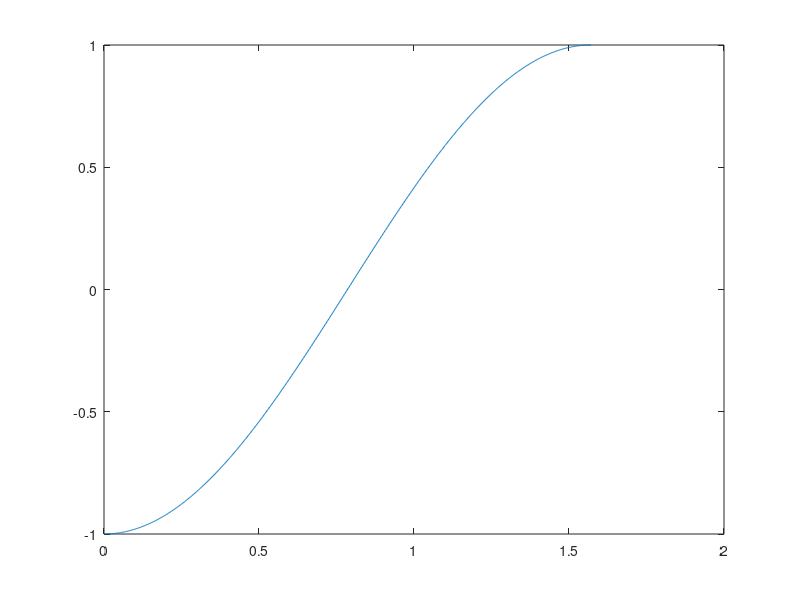

Here is the MATLAB script that generated this plot:
close all;
clear all;
N=1000;
for ii=1:N
    zeta(ii)=pi/2 *(ii-1)/(N-1);
%     p(ii)=5*sin(2*zeta(ii));
    p(ii)=-cos(2*zeta(ii));
end
plot( zeta, p);